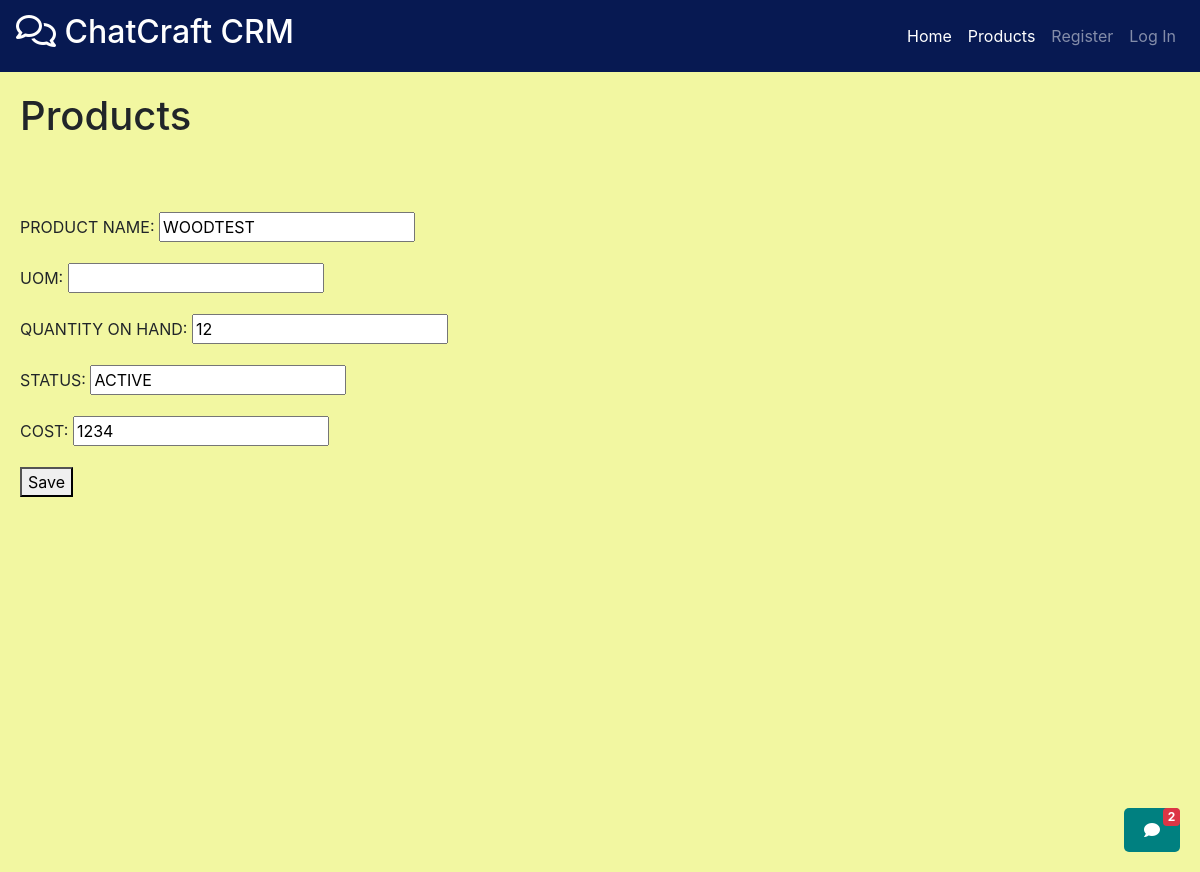
The app's page /products/edit/1/, older data.
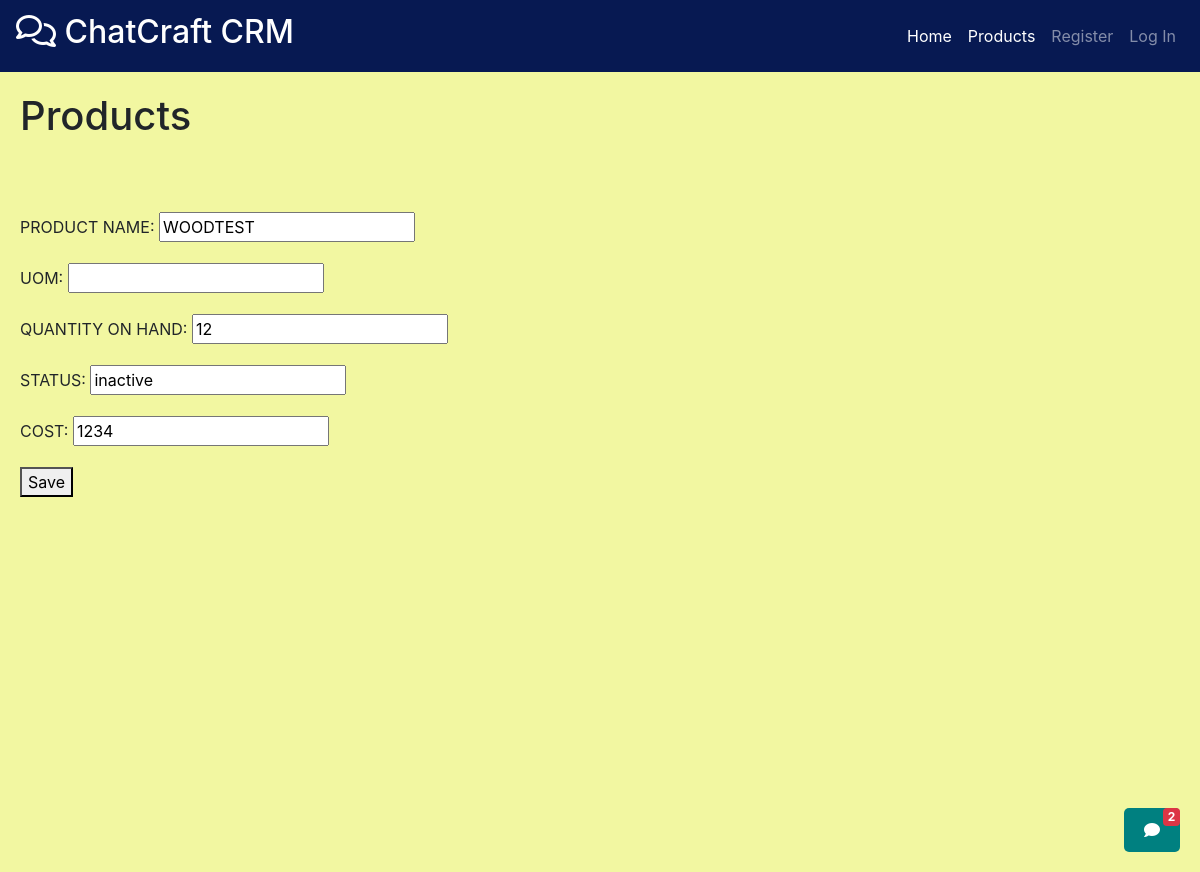
The same page, newer data.
### products/models.py (models this page shows, shortened)
class Product(models.Model):
    PRODUCT_ID=models.AutoField(primary_key=True)
    PRODUCT_NAME = models.CharField(max_length=35,unique = True)
    UOM=models.CharField(max_length=35,null=True,blank=True)
    COST = models.IntegerField(default=0,null=True,blank=True)
    QUANTITY_ON_HAND=models.IntegerField(default = 0,null=True,blank=True)
    STATUS = models.CharField(max_length=35,null = True,blank=True)

### products/views.py (the view)
# urls.py: path('edit/<int:product_id>/',views.editProduct),
@csrf_exempt
def editProduct(request, product_id):
    instance = get_object_or_404(Product, pk=product_id)
    if request.method == 'POST':
        form = ProductForm(request.POST, instance=instance)
        if form.is_valid():
            form.save()
            return redirect('/products/get/')
    else:
        form = ProductForm(instance=instance)
    return render(request, 'Products/save_Product.html', {'form': form, 'instance': instance})

### products/forms.py (shortened to what this page needs)
class ProductForm(forms.ModelForm):
    class Meta:
        model = Product
        fields = ["PRODUCT_NAME", "UOM", "QUANTITY_ON_HAND", "STATUS", "COST"]  # List the fields you want to edit

### products/templates/Products/save_Product.html (shortened to what this page needs)
{% extends 'base.html' %}
{% block extra_nav%}
<li class="nav-item">
    <a class="nav-link" href="/products/get/" style="color: white;">Products</a>
</li>
{% endblock %}
{% block content %}
<h1>Products</h1>
<br><br><br>
<form method="post">
    {{ form.as_p }}
    <button type="submit">Save</button>
</form>
{% endblock %}

Row changes from the older to the newer data that the page shows:
changed Product "WOODTEST": STATUS "ACTIVE" → "inactive"
